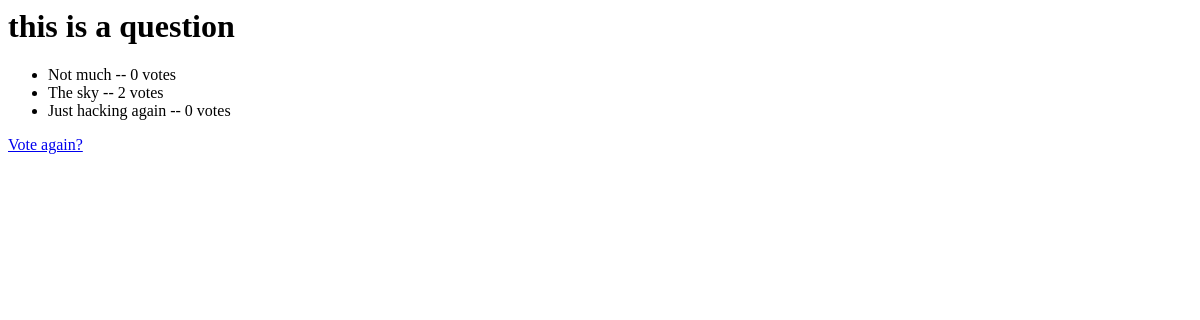
The page /polls/10/results/ on the database as committed earlier.
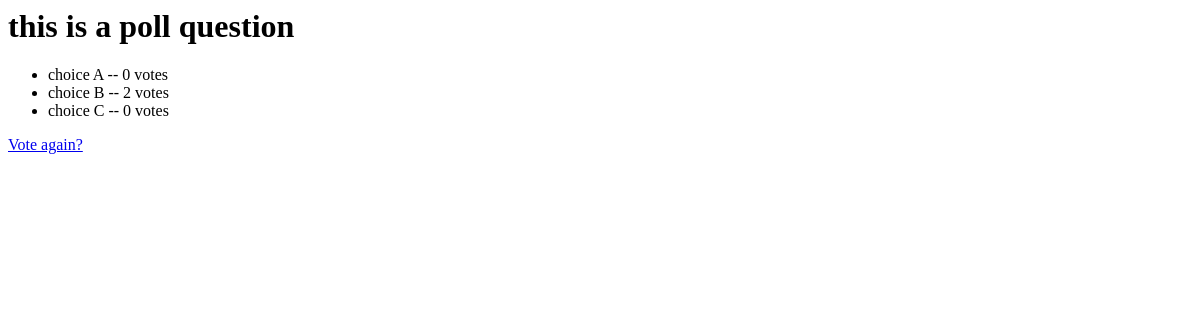
The same page on the database as committed later.
### polls/models.py (models this page shows, shortened)
class Question(models.Model):
    question_text = models.CharField(max_length=200)
    pub_date = models.DateTimeField('date published')

class Choice(models.Model):
    question = models.ForeignKey(Question, on_delete=models.CASCADE)
    choice_text = models.CharField(max_length=200)
    votes = models.IntegerField(default=0)

### polls/views.py (the view)
# urls.py: path('<int:pk>/results/', views.ResultsView.as_view(), name='results'),
class ResultsView(generic.DetailView):
    model = Question
    template_name = 'polls/results.html'

### polls/templates/polls/results.html
<h1>{{ question.question_text }}</h1>
<ul>
{% for choice in question.choice_set.all %}
    <li>{{ choice.choice_text }} -- {{ choice.votes }} vote{{ choice.votes|pluralize }}</li>
{% endfor %}
</ul>
<a href="{% url 'polls:detail' question.id %}">Vote again?</a>

Rows that differ between the two databases and show on the page:
changed Question: question_text "this is a question" → "this is a poll question"
changed Choice: choice_text "Not much" → "choice A"
changed Choice: choice_text "The sky" → "choice B"
changed Choice: choice_text "Just hacking again" → "choice C"
